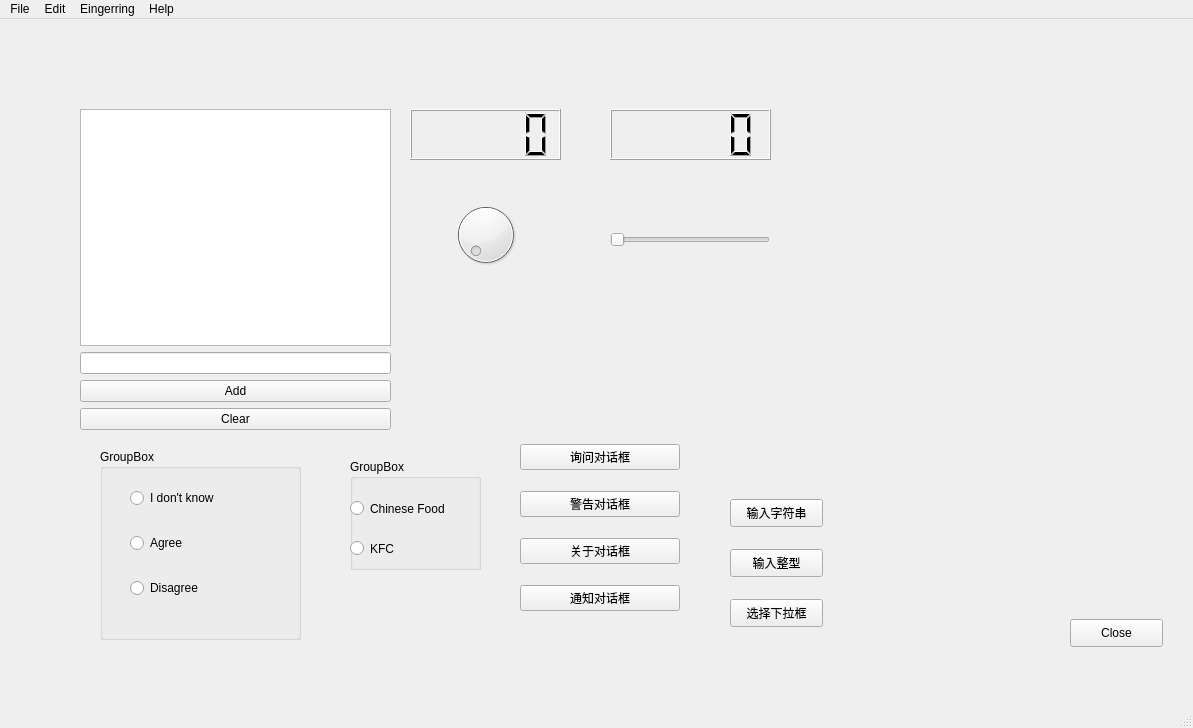
<?xml version="1.0" encoding="UTF-8"?>
<ui version="4.0">
 <class>MainWindow</class>
 <widget class="QMainWindow" name="MainWindow">
  <property name="geometry">
   <rect>
    <x>0</x>
    <y>0</y>
    <width>1193</width>
    <height>728</height>
   </rect>
  </property>
  <property name="windowTitle">
   <string>MyFirstUI</string>
  </property>
  <property name="unifiedTitleAndToolBarOnMac">
   <bool>false</bool>
  </property>
  <widget class="QWidget" name="centralwidget">
   <widget class="QWidget" name="verticalLayoutWidget">
    <property name="geometry">
     <rect>
      <x>80</x>
      <y>90</y>
      <width>311</width>
      <height>321</height>
     </rect>
    </property>
    <layout class="QVBoxLayout" name="verticalLayout">
     <item>
      <widget class="QTextBrowser" name="textBrowser"/>
     </item>
     <item>
      <widget class="QLineEdit" name="lineEdit"/>
     </item>
     <item>
      <widget class="QPushButton" name="pushButton">
       <property name="text">
        <string>Add</string>
       </property>
      </widget>
     </item>
     <item>
      <widget class="QPushButton" name="pushButton_2">
       <property name="text">
        <string>Clear</string>
       </property>
      </widget>
     </item>
    </layout>
   </widget>
   <widget class="QPushButton" name="pushButton_3">
    <property name="geometry">
     <rect>
      <x>1070</x>
      <y>600</y>
      <width>93</width>
      <height>28</height>
     </rect>
    </property>
    <property name="text">
     <string>Close</string>
    </property>
   </widget>
   <widget class="QGroupBox" name="groupBox">
    <property name="geometry">
     <rect>
      <x>350</x>
      <y>440</y>
      <width>131</width>
      <height>111</height>
     </rect>
    </property>
    <property name="title">
     <string>GroupBox</string>
    </property>
    <widget class="QRadioButton" name="radioButton_5">
     <property name="geometry">
      <rect>
       <x>0</x>
       <y>80</y>
       <width>115</width>
       <height>19</height>
      </rect>
     </property>
     <property name="text">
      <string>KFC</string>
     </property>
    </widget>
    <widget class="QRadioButton" name="radioButton_4">
     <property name="geometry">
      <rect>
       <x>0</x>
       <y>40</y>
       <width>131</width>
       <height>19</height>
      </rect>
     </property>
     <property name="text">
      <string>Chinese Food</string>
     </property>
    </widget>
   </widget>
   <widget class="QGroupBox" name="groupBox_2">
    <property name="geometry">
     <rect>
      <x>100</x>
      <y>430</y>
      <width>201</width>
      <height>191</height>
     </rect>
    </property>
    <property name="title">
     <string>GroupBox</string>
    </property>
    <widget class="QWidget" name="horizontalLayoutWidget">
     <property name="geometry">
      <rect>
       <x>30</x>
       <y>20</y>
       <width>161</width>
       <height>151</height>
      </rect>
     </property>
     <layout class="QVBoxLayout" name="verticalLayout_2">
      <item>
       <widget class="QRadioButton" name="radioButton_3">
        <property name="text">
         <string>I don't know</string>
        </property>
       </widget>
      </item>
      <item>
       <widget class="QRadioButton" name="radioButton">
        <property name="text">
         <string>Agree</string>
        </property>
       </widget>
      </item>
      <item>
       <widget class="QRadioButton" name="radioButton_2">
        <property name="text">
         <string>Disagree</string>
        </property>
       </widget>
      </item>
     </layout>
    </widget>
   </widget>
   <widget class="QDial" name="dial">
    <property name="geometry">
     <rect>
      <x>450</x>
      <y>170</y>
      <width>71</width>
      <height>91</height>
     </rect>
    </property>
    <property name="value">
     <number>0</number>
    </property>
    <property name="sliderPosition">
     <number>0</number>
    </property>
   </widget>
   <widget class="QLCDNumber" name="lcdNumber">
    <property name="geometry">
     <rect>
      <x>410</x>
      <y>90</y>
      <width>151</width>
      <height>51</height>
     </rect>
    </property>
   </widget>
   <widget class="QSlider" name="horizontalSlider">
    <property name="geometry">
     <rect>
      <x>610</x>
      <y>210</y>
      <width>160</width>
      <height>22</height>
     </rect>
    </property>
    <property name="maximum">
     <number>100</number>
    </property>
    <property name="orientation">
     <enum>Qt::Horizontal</enum>
    </property>
   </widget>
   <widget class="QLCDNumber" name="lcdNumber_2">
    <property name="geometry">
     <rect>
      <x>610</x>
      <y>90</y>
      <width>161</width>
      <height>51</height>
     </rect>
    </property>
   </widget>
   <widget class="QPushButton" name="pushButton_8">
    <property name="geometry">
     <rect>
      <x>730</x>
      <y>480</y>
      <width>93</width>
      <height>28</height>
     </rect>
    </property>
    <property name="text">
     <string>输入字符串</string>
    </property>
   </widget>
   <widget class="QWidget" name="verticalLayoutWidget_2">
    <property name="geometry">
     <rect>
      <x>520</x>
      <y>410</y>
      <width>160</width>
      <height>201</height>
     </rect>
    </property>
    <layout class="QVBoxLayout" name="verticalLayout_3">
     <item>
      <widget class="QPushButton" name="pushButton_5">
       <property name="text">
        <string>询问对话框</string>
       </property>
      </widget>
     </item>
     <item>
      <widget class="QPushButton" name="pushButton_6">
       <property name="text">
        <string>警告对话框</string>
       </property>
      </widget>
     </item>
     <item>
      <widget class="QPushButton" name="pushButton_7">
       <property name="text">
        <string>关于对话框</string>
       </property>
      </widget>
     </item>
     <item>
      <widget class="QPushButton" name="pushButton_4">
       <property name="text">
        <string>通知对话框</string>
       </property>
      </widget>
     </item>
    </layout>
   </widget>
   <widget class="QPushButton" name="pushButton_9">
    <property name="geometry">
     <rect>
      <x>730</x>
      <y>530</y>
      <width>93</width>
      <height>28</height>
     </rect>
    </property>
    <property name="text">
     <string>输入整型</string>
    </property>
   </widget>
   <widget class="QPushButton" name="pushButton_10">
    <property name="geometry">
     <rect>
      <x>730</x>
      <y>580</y>
      <width>93</width>
      <height>28</height>
     </rect>
    </property>
    <property name="text">
     <string>选择下拉框</string>
    </property>
   </widget>
  </widget>
  <widget class="QStatusBar" name="statusbar"/>
  <widget class="QMenuBar" name="menuBar">
   <property name="geometry">
    <rect>
     <x>0</x>
     <y>0</y>
     <width>1193</width>
     <height>26</height>
    </rect>
   </property>
   <widget class="QMenu" name="menuFile">
    <property name="title">
     <string>File</string>
    </property>
    <addaction name="actionOpen"/>
    <addaction name="actionClose"/>
    <addaction name="actionSave"/>
    <addaction name="actionExit"/>
   </widget>
   <widget class="QMenu" name="menuEdit">
    <property name="title">
     <string>Edit</string>
    </property>
    <addaction name="actionCopy"/>
    <addaction name="actionCut"/>
    <addaction name="actionPaste"/>
   </widget>
   <widget class="QMenu" name="menuEingerring">
    <property name="title">
     <string>Eingerring</string>
    </property>
    <addaction name="actionImport"/>
    <addaction name="actionNew_Eingerring"/>
    <addaction name="actionClose_2"/>
   </widget>
   <widget class="QMenu" name="menuHelp">
    <property name="title">
     <string>Help</string>
    </property>
    <addaction name="actionContact"/>
    <addaction name="actionAbout"/>
    <addaction name="actionInformation"/>
   </widget>
   <addaction name="menuFile"/>
   <addaction name="menuEdit"/>
   <addaction name="menuEingerring"/>
   <addaction name="menuHelp"/>
  </widget>
  <action name="actionOpen">
   <property name="text">
    <string>Open</string>
   </property>
  </action>
  <action name="actionClose">
   <property name="icon">
    <iconset resource="uitest.qrc">
     <normaloff>:/my_pic/IMAX.jpg</normaloff>:/my_pic/IMAX.jpg</iconset>
   </property>
   <property name="text">
    <string>Close</string>
   </property>
  </action>
  <action name="actionSave">
   <property name="text">
    <string>Save</string>
   </property>
  </action>
  <action name="actionExit">
   <property name="text">
    <string>Exit</string>
   </property>
  </action>
  <action name="actionCopy">
   <property name="text">
    <string>Copy</string>
   </property>
  </action>
  <action name="actionCut">
   <property name="text">
    <string>Cut</string>
   </property>
  </action>
  <action name="actionPaste">
   <property name="text">
    <string>Paste</string>
   </property>
  </action>
  <action name="actionImport">
   <property name="text">
    <string>Import</string>
   </property>
  </action>
  <action name="actionNew_Eingerring">
   <property name="text">
    <string>New Eingerring</string>
   </property>
  </action>
  <action name="actionClose_2">
   <property name="text">
    <string>Close</string>
   </property>
  </action>
  <action name="actionContact">
   <property name="text">
    <string>Contact</string>
   </property>
  </action>
  <action name="actionAbout">
   <property name="text">
    <string>About</string>
   </property>
  </action>
  <action name="actionInformation">
   <property name="text">
    <string>Information</string>
   </property>
  </action>
 </widget>
 <resources>
  <include location="uitest.qrc"/>
 </resources>
 <connections>
  <connection>
   <sender>pushButton_2</sender>
   <signal>clicked()</signal>
   <receiver>textBrowser</receiver>
   <slot>clear()</slot>
   <hints>
    <hint type="sourcelabel">
     <x>235</x>
     <y>395</y>
    </hint>
    <hint type="destinationlabel">
     <x>235</x>
     <y>201</y>
    </hint>
   </hints>
  </connection>
  <connection>
   <sender>pushButton_3</sender>
   <signal>clicked()</signal>
   <receiver>MainWindow</receiver>
   <slot>close()</slot>
   <hints>
    <hint type="sourcelabel">
     <x>736</x>
     <y>563</y>
    </hint>
    <hint type="destinationlabel">
     <x>399</x>
     <y>299</y>
    </hint>
   </hints>
  </connection>
  <connection>
   <sender>dial</sender>
   <signal>valueChanged(int)</signal>
   <receiver>lcdNumber</receiver>
   <slot>display(int)</slot>
   <hints>
    <hint type="sourcelabel">
     <x>625</x>
     <y>225</y>
    </hint>
    <hint type="destinationlabel">
     <x>625</x>
     <y>125</y>
    </hint>
   </hints>
  </connection>
  <connection>
   <sender>horizontalSlider</sender>
   <signal>valueChanged(int)</signal>
   <receiver>lcdNumber_2</receiver>
   <slot>display(int)</slot>
   <hints>
    <hint type="sourcelabel">
     <x>689</x>
     <y>220</y>
    </hint>
    <hint type="destinationlabel">
     <x>690</x>
     <y>115</y>
    </hint>
   </hints>
  </connection>
  <connection>
   <sender>actionExit</sender>
   <signal>triggered()</signal>
   <receiver>MainWindow</receiver>
   <slot>close()</slot>
   <hints>
    <hint type="sourcelabel">
     <x>-1</x>
     <y>-1</y>
    </hint>
    <hint type="destinationlabel">
     <x>596</x>
     <y>363</y>
    </hint>
   </hints>
  </connection>
 </connections>
</ui>
